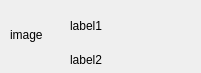
<?xml version="1.0" encoding="UTF-8"?>
<ui version="4.0">
 <class>Come_message</class>
 <widget class="QWidget" name="Come_message">
  <property name="geometry">
   <rect>
    <x>0</x>
    <y>0</y>
    <width>201</width>
    <height>73</height>
   </rect>
  </property>
  <property name="windowTitle">
   <string>Form</string>
  </property>
  <property name="styleSheet">
   <string notr="true"/>
  </property>
  <widget class="QLabel" name="Avatar">
   <property name="geometry">
    <rect>
     <x>10</x>
     <y>10</y>
     <width>50</width>
     <height>50</height>
    </rect>
   </property>
   <property name="text">
    <string>image</string>
   </property>
  </widget>
  <widget class="QLabel" name="label">
   <property name="geometry">
    <rect>
     <x>70</x>
     <y>10</y>
     <width>131</width>
     <height>31</height>
    </rect>
   </property>
   <property name="styleSheet">
    <string notr="true">label{
   color: black;
	font: 57 18pt &quot;Ubuntu&quot;;
}</string>
   </property>
   <property name="text">
    <string>label1</string>
   </property>
  </widget>
  <widget class="QLabel" name="label_2">
   <property name="geometry">
    <rect>
     <x>70</x>
     <y>50</y>
     <width>131</width>
     <height>20</height>
    </rect>
   </property>
   <property name="styleSheet">
    <string notr="true">font: 11pt &quot;Ubuntu&quot;;</string>
   </property>
   <property name="text">
    <string>label2</string>
   </property>
  </widget>
 </widget>
 <resources/>
 <connections/>
</ui>
